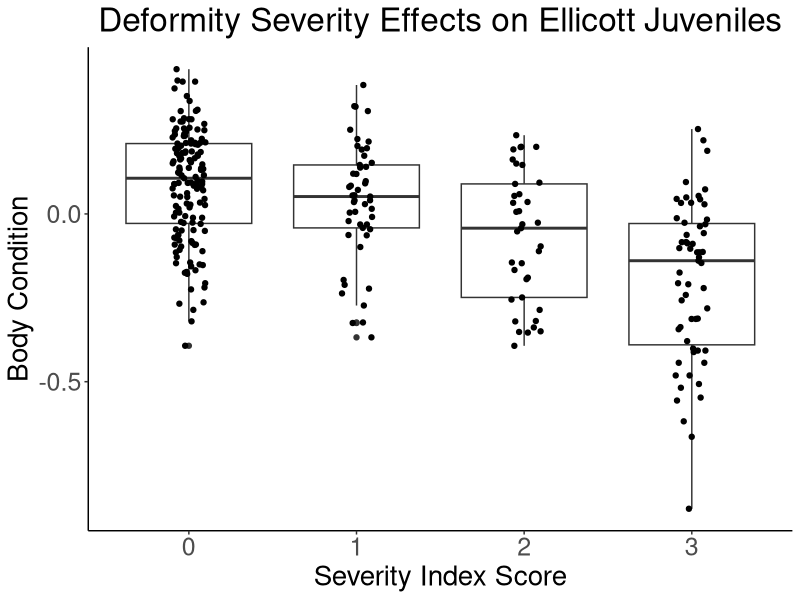
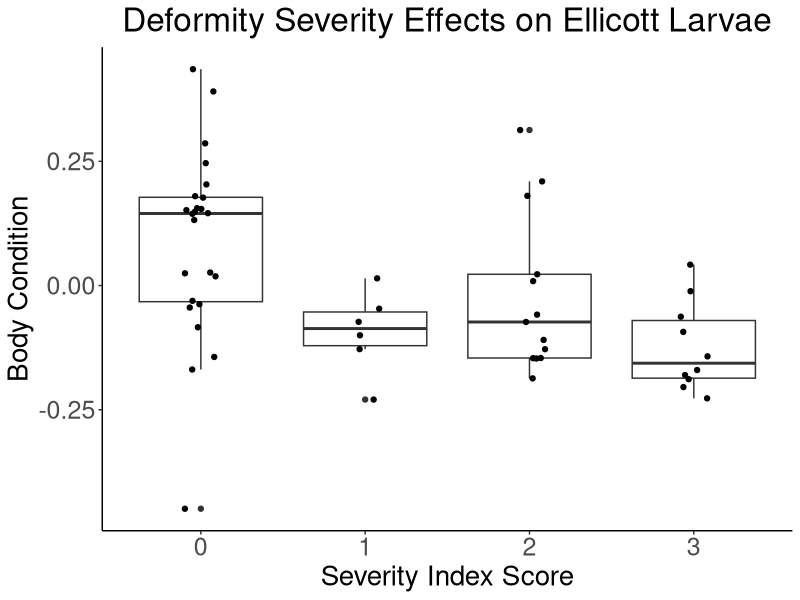
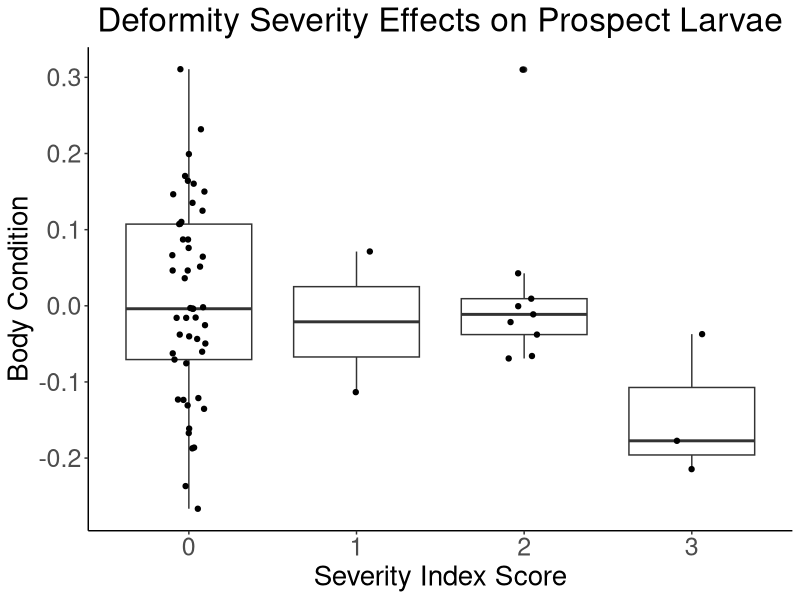

Write R code to recreate these figures, in order.
################################################################################
# Analyzing the Effect of Deformity Severity on Body Condition
################################################################################
#
# Aidan O'Brien
# aeo83@miami.edu
# 1/16/2026
#
# This is a set of analyses designed to compare body condition within deformed
# Santa Cruz Long-toed Salamanders based on the deformity type.


# Load Packages ################################################################
library(tidyverse)
library(readxl)
library(cowplot)
library(car)
library(rstatix)

################################################################################
# 1. Ellicott Juvenile Severity Effect
################################################################################

# 1.1 Filter Ellicott data ----------------------------------------------------

## This filters Ellicott data where deformity severity and  body condition
## could be calculated. It also calculates a severity index and body condition.
ellicott_severity <- read_csv("data/raw/severity_dataset.csv") |>
  select(pond, svl, mass, extra_toes, extra_limbs, fused_limbs) |>
  filter(pond == "Ellicott (inner)" | pond == "Ellicott (outer)") |>
  drop_na() |>
  mutate(severity_index = case_when(
    fused_limbs > 0 ~ 3,
    extra_limbs > 0 ~ 2,
    extra_toes > 0 ~ 1,
    TRUE ~ 0
  ),
  log_mass = log(mass),
  log_svl = log(svl)) |>
  mutate(body_condition = residuals(lm(log_mass ~ log_svl)),
         severity_index = as.character(severity_index))




# 1.2 ANOVA of severity and body condition -------------------------------------
## Levene test is significant. Variances not equal, so use Welch's ANOVA.
leveneTest(body_condition ~ severity_index, data = ellicott_severity)

## Welch's ANOVA
ellicott_juv_anova <- oneway.test(body_condition ~ severity_index,
                                  data = ellicott_severity,
                                  var.equal = F)

ellicott_juv_anova

# 1.3 Post-Hoc Test -----------------------------------------------------------
games_howell_test(body_condition ~ severity_index,
                  data = ellicott_severity,
                  conf.level = 0.95)



# 1.4 Visualization ------------------------------------------------------------
levels(ellicott_severity$severity_index) <- c("Healthy", "Mild", "Moderate", "Severe")


ellicott_deformity_severity <- ggplot(data = ellicott_severity,
       aes(x = severity_index,
           y = body_condition)) +
  geom_boxplot() +
  geom_jitter(width = 0.1) +
  xlab("Severity Index Score") +
  ylab("Body Condition") +
  labs(title = "Deformity Severity Effects on Ellicott Juveniles") +
  theme_classic() +
  theme(axis.title = element_text(size = 20),
        axis.text = element_text(size = 18),
        title = element_text(size = 20),
        plot.title = element_text(hjust = 0.5))

ellicott_deformity_severity
################################################################################







################################################################################
# 2. Ellicott Larvae Severity Effect
################################################################################

# 2.1 Filter Ellicott data ----------------------------------------------------

## This filters Ellicott data where deformity severity and  body condition
## could be calculated. It also calculates a severity index and body condition.
ellicott_larvae_severity <- read_csv("data/raw/larval_deformity_severity.csv") |>
  select(pond, svl, mass, extra_toes, extra_limbs, fused_limbs) |>
  filter(pond == "Ellicott") |>
  mutate(severity_index = case_when(
    fused_limbs > 0 ~ 3,
    extra_limbs > 0 ~ 2,
    extra_toes > 0 ~ 1,
    TRUE ~ 0
  ),
  svl = as.numeric(svl),
  mass = as.numeric(mass)) |>
  drop_na() |>
  mutate(log_mass = log(mass),
  log_svl = log(svl)) |>
  mutate(body_condition = residuals(lm(log_mass ~ log_svl)),
         severity_index = as.character(severity_index))

# 2.2 ANOVA of severity and body condition -------------------------------------
## Levene test is significant. Variances are equal, so use oneway ANOVA.
leveneTest(body_condition ~ severity_index, data = ellicott_larvae_severity)

## Oneway ANOVA is significant
ellicott_larvae_anova <- aov(body_condition ~ severity_index,
                                  data = ellicott_larvae_severity)

summary(ellicott_larvae_anova)

# 2.3 Post-Hoc Test -----------------------------------------------------------
TukeyHSD(ellicott_larvae_anova,
          conf.level = 0.95)



# 2.4 Visualization ------------------------------------------------------------
levels(ellicott_severity$severity_index) <- c("Healthy", "Mild", "Moderate", "Severe")


ellicott_larval_deformity_severity <- ggplot(data = ellicott_larvae_severity,
                                      aes(x = severity_index,
                                          y = body_condition)) +
  geom_boxplot() +
  geom_jitter(width = 0.1) +
  xlab("Severity Index Score") +
  ylab("Body Condition") +
  labs(title = "Deformity Severity Effects on Ellicott Larvae") +
  theme_classic() +
  theme(axis.title = element_text(size = 20),
        axis.text = element_text(size = 18),
        title = element_text(size = 20),
        plot.title = element_text(hjust = 0.5))

ellicott_larval_deformity_severity

################################################################################







################################################################################
# 3. Prospect Larvae Severity Effect
################################################################################

# 3.1 Filter Prospect data ----------------------------------------------------

## This filters Prospect data where deformity severity and  body condition
## could be calculated. It also calculates a severity index and body condition.
prospect_larvae_severity <- read_csv("data/raw/larval_deformity_severity.csv") |>
  select(pond, svl, mass, extra_toes, extra_limbs, fused_limbs) |>
  filter(pond == "Prospect") |>
  mutate(severity_index = case_when(
    fused_limbs > 0 ~ 3,
    extra_limbs > 0 ~ 2,
    extra_toes > 0 ~ 1,
    TRUE ~ 0
  ),
  svl = as.numeric(svl),
  mass = as.numeric(mass)) |>
  drop_na() |>
  mutate(log_mass = log(mass),
         log_svl = log(svl)) |>
  mutate(body_condition = residuals(lm(log_mass ~ log_svl)),
         severity_index = as.character(severity_index))



# 3.2 ANOVA of severity and body condition -------------------------------------
## Levene test is significant. Variances are equal, so use oneway ANOVA.
leveneTest(body_condition ~ severity_index, data = prospect_larvae_severity)

## Oneway ANOVA is significant
prospect_larvae_anova <- aov(body_condition ~ severity_index,
                             data = prospect_larvae_severity)

summary(prospect_larvae_anova)


# 3.3 Visualization ------------------------------------------------------------
prospect__larval_deformity_severity <- ggplot(data = prospect_larvae_severity,
                                              aes(x = severity_index,
                                                  y = body_condition)) +
  geom_boxplot() +
  geom_jitter(width = 0.1) +
  xlab("Severity Index Score") +
  ylab("Body Condition") +
  labs(title = "Deformity Severity Effects on Prospect Larvae") +
  theme_classic() +
  theme(axis.title = element_text(size = 20),
        axis.text = element_text(size = 18),
        title = element_text(size = 20),
        plot.title = element_text(hjust = 0.5))

prospect__larval_deformity_severity

################################################################################
